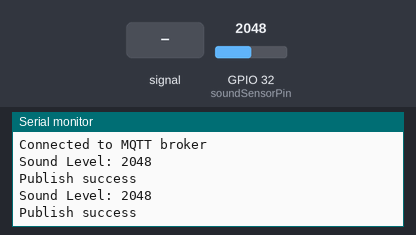
The sketch below on a simulated ESP32. Shown: the last lines printed to the serial monitor. The test bench sets the inputs (shaded band); at power-on: GPIO 32 (soundSensorPin) = 2048. WiFi joins after 1.5 s; servers stay silent unless stated; no MQTT or app messages arrive unless stated.

Above: at 3.2 s.
3.3 s: GPIO 32 (soundSensorPin) fed a 200 Hz sine of ±327 counts around its level
4.8 s: GPIO 32 (soundSensorPin) set to 2866
At 5.6 s:
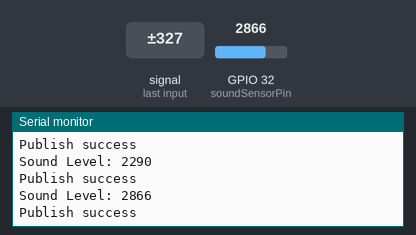
6.3 s: GPIO 32 (soundSensorPin) fed a 1000 Hz sine of ±1023 counts around its level
7.8 s: GPIO 32 (soundSensorPin) set to 3603
At 8.9 s:
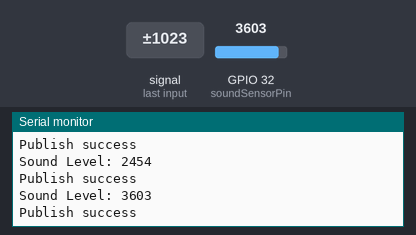
Timing chart, 0 to 10.3 s (numbered marks = the images above; inputs shaded):
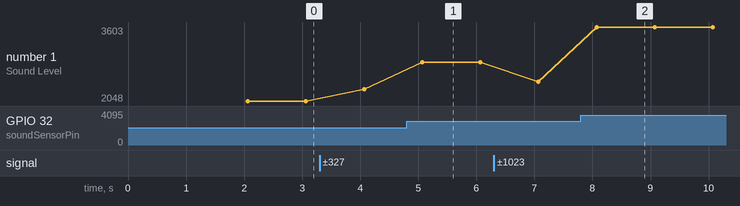

The sketch:

aplic_conhec4_final.ino
```cpp
#include <WiFi.h>
#include <PubSubClient.h>

const char* ssid = "Cafe_116";
const char* password = "Cafe12121212";
const char* mqtt_server = "test.mosquitto.org";
const char* topic = "sound_data";

const int soundSensorPin = 32;  // Replace with the pin your sound sensor is connected to

WiFiClient espClient;
PubSubClient client(espClient);

void setup_wifi() {
  delay(10);
  Serial.println("Connecting to WiFi");
  WiFi.begin(ssid, password);
  while (WiFi.status() != WL_CONNECTED) {
    delay(1000);
    Serial.println("Connecting to WiFi...");
  }
  Serial.println("Connected to WiFi");
}

void reconnect() {
  while (!client.connected()) {
    Serial.println("Attempting MQTT connection...");
    if (client.connect("ESP32Client")) {
      Serial.println("Connected to MQTT broker");
    } else {
      Serial.print("Failed, rc=");
      Serial.print(client.state());
      Serial.println(" Retrying in 5 seconds");
      delay(5000);
    }
  }
}

void setup() {
  Serial.begin(115200);
  pinMode(soundSensorPin, INPUT);

  setup_wifi();

  client.setServer(mqtt_server, 1883);

}

void loop() {
  if (!client.connected()) {
    reconnect();
  }
  client.loop();


  int soundLevel = analogRead(soundSensorPin);

  Serial.print("Sound Level: ");
  Serial.println(soundLevel);

  if (client.publish(topic, String(soundLevel).c_str(),1)) {
    Serial.println("Publish success");
  } else {
    Serial.println("Publish failed");
  }

  delay(1000);
}
```

Measured:
- after the input at 4.8 s, the serial monitor: prints a new line after 0.27 s (image 1)
- after the input at 7.8 s, the serial monitor: prints a new line after 0.27 s (image 2)
- plotted number 1: 2048 → 2290 after the input at 3.3 s, 2290 → 2866 after the input at 4.8 s, 2866 → 2454 after the input at 6.3 s, 2454 → 3603 after the input at 7.8 s
